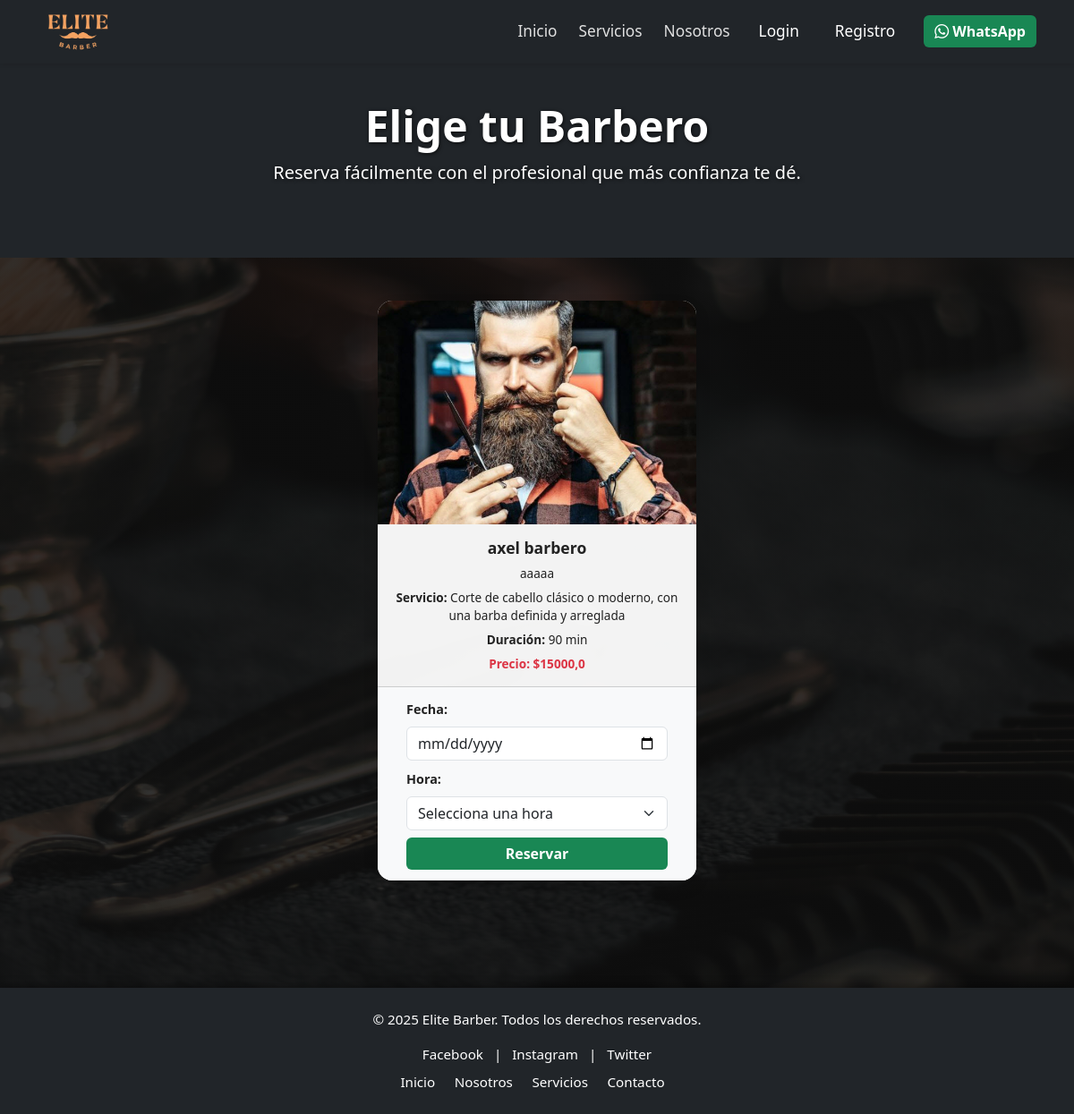
The page /barbero/3/ on the database as committed earlier.
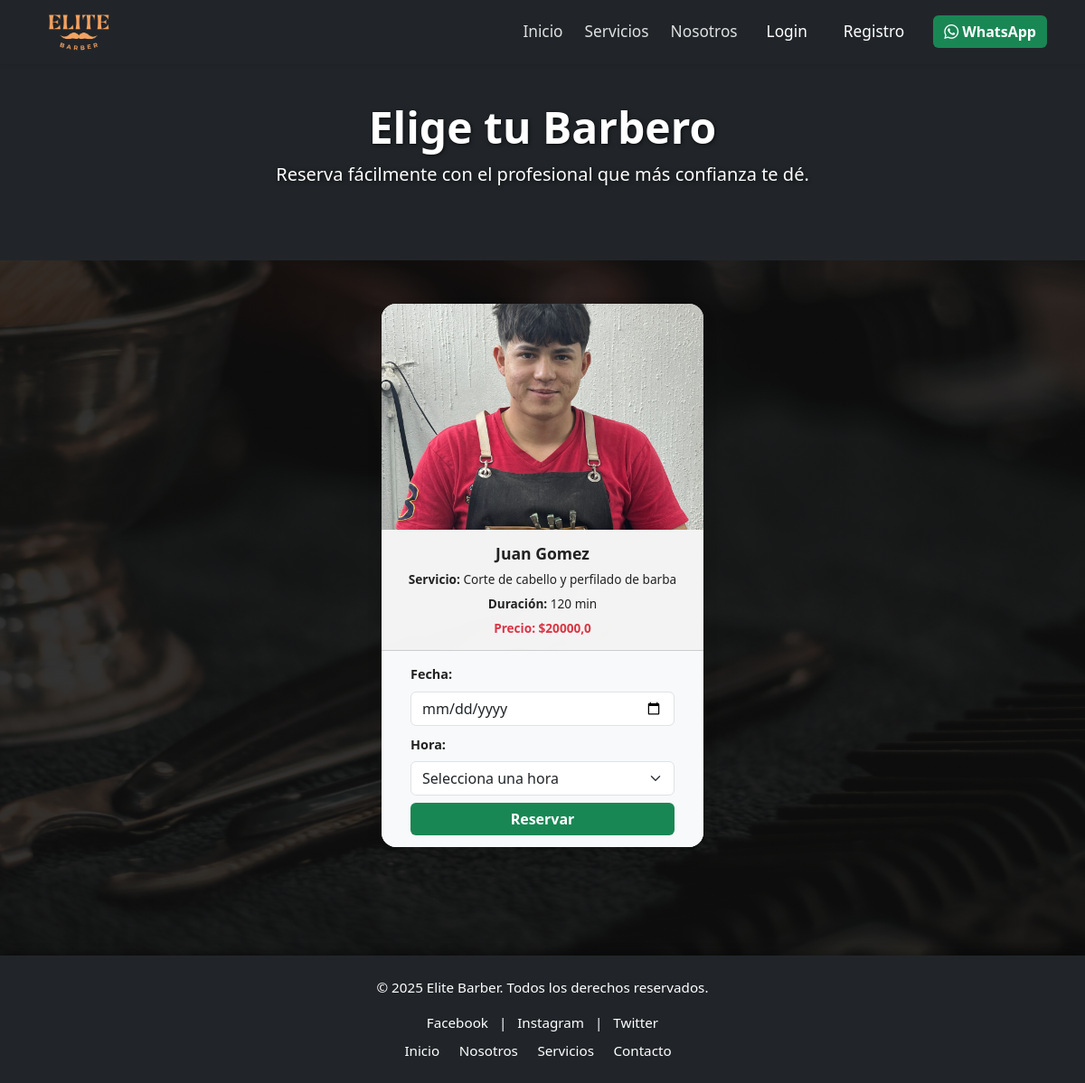
The same page on the database as committed later.
### gestion3/models.py (models this page shows, shortened)
class Servicio(models.Model):
    id_servicio = models.AutoField(primary_key=True)
    id_usuario = models.ForeignKey(Usuario, on_delete=models.CASCADE)
    id_subservicio = models.ForeignKey(SubServicio, on_delete=models.CASCADE)
    descripcion = models.TextField(null=True, blank=True)
    duracion_minutos = models.PositiveIntegerField()
    precio = models.FloatField()

class Usuario(models.Model):
    id_usuario = models.AutoField(primary_key=True)
    id_tipo_usuario = models.ForeignKey(TipoUsuario, on_delete=models.CASCADE)
    nombre = models.CharField(max_length=100)
    apellido = models.CharField(max_length=100)
    telefono = models.CharField(max_length=20, null=True, blank=True)
    correo = models.EmailField(null=True, blank=True)
    contraseña_hash = models.CharField(max_length=255)
    descripcion_usuario = models.TextField(null=True, blank=True)
    imagen = models.ImageField(upload_to='usuarios/', null=True, blank=True)
    id_estado_usuario = models.ForeignKey(EstadoUsuario, on_delete=models.CASCADE)

### gestion3/views.py (the view)
# urls.py: path('barbero/<int:subservicio_id>/', views.barbero, name='barbero'),
def barbero(request, subservicio_id):
    subservicio = get_object_or_404(SubServicio, id_subservicio=subservicio_id)
    barberos_con_servicio = Servicio.objects.filter(
        id_subservicio=subservicio,
        id_usuario__isnull=False,
        id_usuario__id_tipo_usuario__tipo='Barbero',
        id_usuario__id_estado_usuario__estado_usuario='Activo'
    ).select_related('id_usuario')
    fecha_minima = (date.today() + timedelta(days=1)).isoformat()
    horarios_disponibles = []
    hora = time(10, 0)
    while hora <= time(20, 30):
        horarios_disponibles.append(hora.strftime('%H:%M'))
        hora_dt = datetime.combine(date.today(), hora) + timedelta(minutes=30)
        hora = hora_dt.time()
    return render(request, 'gestion3/barbero.html', {
        'subservicio': subservicio,
        'barberos_con_servicio': barberos_con_servicio,
        'fecha_minima': fecha_minima,
        'horarios': horarios_disponibles
    })

### gestion3/context_processors.py (called while the page is built)
def tipo_usuario_context(request):
    tipo_usuario = None
    if request.session.get('usuario_id'):
        try:
            usuario = Usuario.objects.get(id_usuario=request.session['usuario_id'])
            tipo_usuario = usuario.id_tipo_usuario.tipo
        except Usuario.DoesNotExist:
            pass
    return {'tipo_usuario': tipo_usuario}

### gestion3/templates/gestion3/barbero.html (shortened to what this page needs)
{% load static %}
<!DOCTYPE html>
<html lang="es">
<head>
  <link href="https://cdn.jsdelivr.net/npm/bootstrap@5.3.0/dist/css/bootstrap.min.css" rel="stylesheet" />
  <link href="https://cdn.jsdelivr.net/npm/bootstrap-icons@1.11.3/font/bootstrap-icons.min.css" rel="stylesheet" />
  <link rel="stylesheet" href="{% static 'gestion3/css/nav.css' %}" />
  <link rel="stylesheet" href="{% static 'gestion3/css/barberos.css' %}" />
</head>
<body>
  {% include 'gestion3/nav.html' %}
  <main class="main-content pt-5">
    <section class="hero text-white text-center py-5 bg-dark">
      <div class="container z-1">
        <h1 class="display-5 fw-bold">Elige tu Barbero</h1>
        <p class="lead">Reserva fácilmente con el profesional que más confianza te dé.</p>
      </div>
    </section>
    <section class="container py-5">
      <div class="row justify-content-center">
        {% for servicio_barbero in barberos_con_servicio %}
          <div class="col-md-6 col-lg-4 mb-4">
            <div class="card shadow rounded-4 text-center h-100">
              <img src="{% if servicio_barbero.id_usuario.imagen %}{{ servicio_barbero.id_usuario.imagen.url }}{% else %}{% static 'gestion3/images/nosotross.jpeg' %}{% endif %}"
                   class="card-img-top rounded-top"
                   alt="{{ servicio_barbero.id_usuario.nombre }} {{ servicio_barbero.id_usuario.apellido }}"
                   style="object-fit:cover; height:250px;">
              <div class="card-body">
                <h5 class="card-title">{{ servicio_barbero.id_usuario.nombre }} {{ servicio_barbero.id_usuario.apellido }}</h5>
                <p class="card-text">{{ servicio_barbero.id_usuario.descripcion_usuario }}</p>
                <p><strong>Servicio:</strong> {{ servicio_barbero.descripcion }}</p>
                <p><strong>Duración:</strong> {{ servicio_barbero.duracion_minutos }} min</p>
                <p class="text-danger fw-bold">Precio: ${{ servicio_barbero.precio }}</p>
              </div>
              <div class="card-footer bg-light">
                <form method="post" action="{% url 'reservar' servicio_barbero.id_servicio servicio_barbero.id_usuario.id_usuario %}" class="text-start px-3">
                  <div class="mb-2">
                    <label class="form-label">Fecha:</label>
                    <input type="date" name="fecha" class="form-control" required min="{{ fecha_minima }}">
                  </div>
                  <div class="mb-2">
                    <label class="form-label">Hora:</label>
                    <select name="hora" class="form-select" required>
                      <option disabled selected value="">Selecciona una hora</option>
                    </select>
                  </div>
                  <button type="submit" class="btn btn-success w-100">Reservar</button>
                </form>
              </div>
            </div>
          </div>
        {% empty %}
          <div class="col-12 text-center mt-5">
            <h2 class="text-muted">No hay barberos disponibles por ahora.</h2>
          </div>
        {% endfor %}
      </div>
    </section>
  </main>
  {% include 'gestion3/footer.html' %}
</body>
</html>

Rows that differ between the two databases and show on the page:
changed Servicio: id_usuario.imagen: a different picture; id_usuario.nombre "axel" → "Juan"; id_usuario.apellido "barbero" → "Gomez"; descripcion "Corte de cabello clásico o moderno, con una barba definida y arreglada" → "Corte de cabello y perfilado de barba"; duracion_minutos "90" → "120"; precio "15000,0" → "20000,0"; id_usuario.descripcion_usuario "aaaaa" → (not shown)
